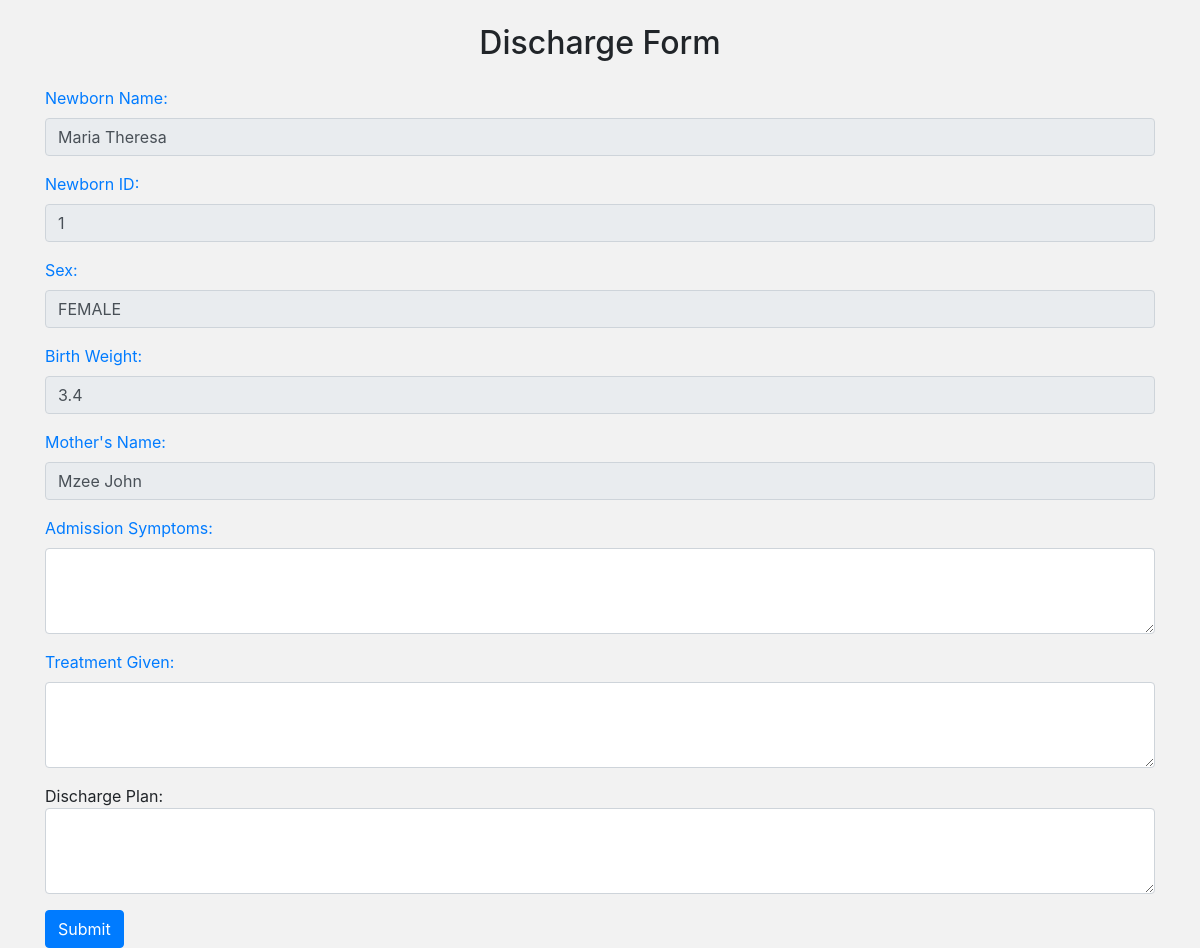
/newborn/discharge/1/, run on an earlier commit of the app's database.
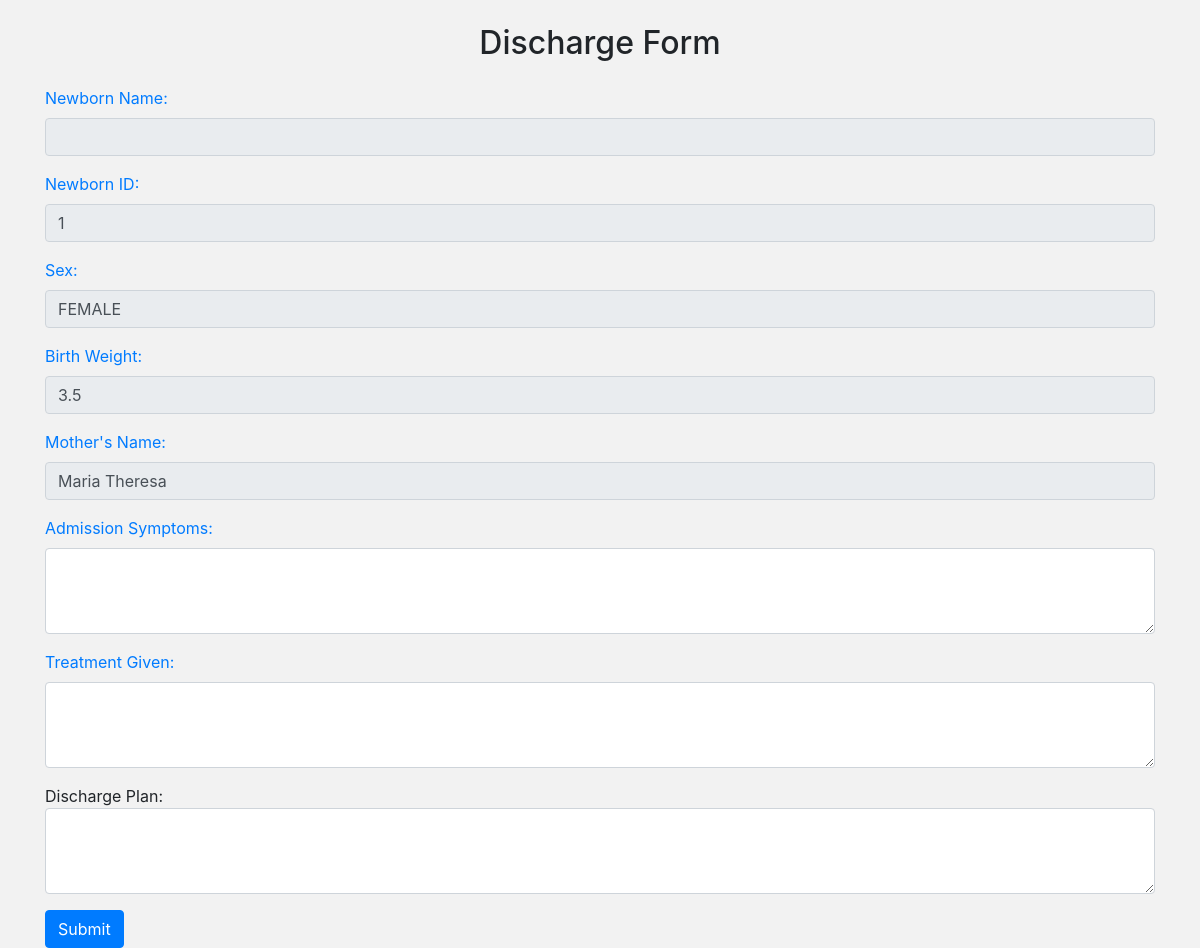
And on a later commit of the database.
### newborn/models.py (models this page shows, shortened)
class Newborn(models.Model):
    PLACE_OF_BIRTH_CHOICES = (
        ('Hospital', 'Hospital'),
        ('Home', 'Home'),
        ('Along the road', 'Along the road'),
    )
    MODE_OF_DELIVERY_CHOICES = (
        ('Vaginal', 'Vaginal'),
        ('C-Section', 'C-Section'),
        ('Assisted Vaginal Delivery', 'Assisted Vaginal Delivery'),
    )
    Yes_No_CHOICES = (
        ('Yes', 'Yes'),
        ('No', 'No'),
    )
    admission_date = models.DateTimeField()
    name = models.CharField(max_length=100)
    sex = models.CharField(max_length=100, choices=SEX)
    birth_weight = models.DecimalField(max_digits=2, decimal_places=1)
    delivery_date = models.DateTimeField()
    place_of_birth = models.CharField(max_length=100, choices=PLACE_OF_BIRTH_CHOICES)
    mode_of_delivery = models.CharField(max_length=100, choices=MODE_OF_DELIVERY_CHOICES)
    resuscitated = models.CharField(max_length=100, choices=Yes_No_CHOICES)
    referral = models.CharField(max_length=100, choices=Yes_No_CHOICES)
    mother = models.ForeignKey(MotherDetails, on_delete=models.CASCADE, null=True)

class MotherDetails(models.Model):
    name = models.CharField(max_length=50)
    age = models.IntegerField(default=28)
    blood_group = models.CharField(max_length=50, choices=BLOOD_GROUP)
    parity = models.CharField(max_length=100)
    number_of_living_children = models.CharField(max_length=100)
    hiv_status = models.CharField(max_length=50, choices=HIV_STATUS)
    level_of_education = models.CharField(max_length=50, choices=LEVEL_OF_EDUCATION)
    occupation = models.CharField(max_length=50, choices=OCCUPATION)
    location = models.ForeignKey(MotherLocation, on_delete=models.CASCADE, null=True)

### newborn/views.py (the view)
# urls.py: path('newborn/discharge/<int:pk>/', views.discharge_form, name='discharge'),
def discharge_form(request, pk):
    newborn = Newborn.objects.get(pk=pk)
    return render(request, 'newborn/discharge_form.html', {'newborn': newborn})

### newborn/templates/newborn/discharge_form.html (shortened to what this page needs)
<!DOCTYPE html>
<html>
<head>
	<link rel="stylesheet" href="https://maxcdn.bootstrapcdn.com/bootstrap/4.5.2/css/bootstrap.min.css">
</head>
<body>
	<div class="container">
		<h2 class="text-center my-4">Discharge Form</h2>
		<form>
			<div class="form-group">
				<label for="newborn-name">Newborn Name:</label>
				<input type="text" class="form-control" id="newborn-name" value="{{ newborn.name }}" disabled>
			</div>
			<div class="form-group">
				<label for="newborn-id">Newborn ID:</label>
				<input type="text" class="form-control" id="newborn-id" value="{{ newborn.id }}" disabled>
			</div>
			<div class="form-group">
				<label for="sex">Sex:</label>
				<input type="text" class="form-control" id="sex" value="{{ newborn.sex }}" disabled>
			</div>
			<div class="form-group">
				<label for="birth-weight">Birth Weight:</label>
				<input type="text" class="form-control" id="birth-weight" value="{{ newborn.birth_weight }}" disabled>
			</div>
			<div class="form-group">
				<label for="mother-name">Mother's Name:</label>
				<input type="text" class="form-control" id="mother-name" value="{{ newborn.mother.name }}" disabled>
			</div>
			<div class="form-group">
				<label for="admission-symptoms">Admission Symptoms:</label>
				<textarea class="form-control" id="admission-symptoms" rows="3"></textarea>
			</div>
			<div class="form-group">
				<label for="treatment-given">Treatment Given:</label>
				<textarea class="form-control" id="treatment-given" rows="3"></textarea>
			</div>
			<div class="form-group">
				<labelfor="discharge-plan">Discharge Plan:</label>
			<textarea class="form-control" id="discharge-plan" rows="3"></textarea>
			</div>
			<button type="submit" class="btn btn-primary">Submit</button>
		</form>
	</div>
</body>
</html>

What changed in the data, as far as the page shows it:
changed Newborn "FEMALE": birth_weight "3.4" → "3.5"; mother.name "Mzee John" → "Maria Theresa"; name "Maria Theresa" → (not shown)
